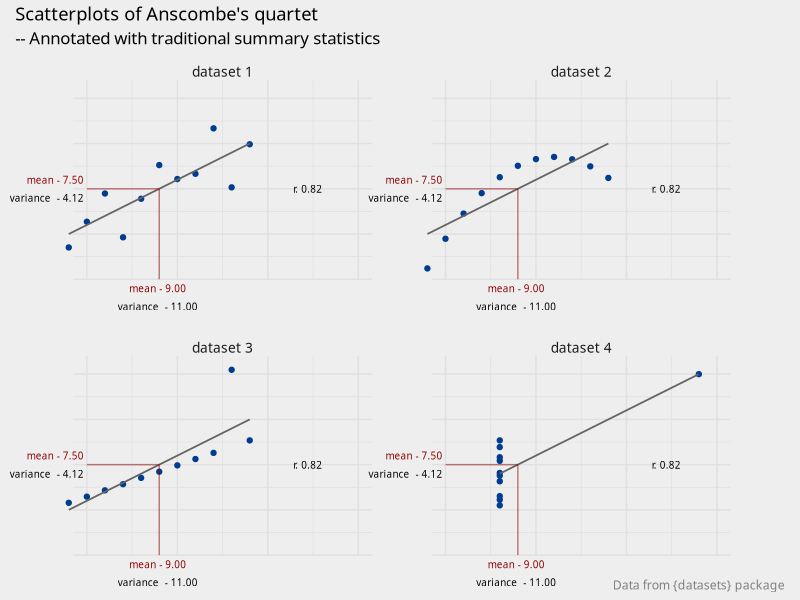

R code for this plot: (Note: this script raises an error after producing the figure.)
###############################################################################
# Figures for vis4sds 
# Chapter 1
# Author: Roger Beecham
###############################################################################

library(tidyverse) 
library(here) 
library(patchwork)

###############################################################################
# T H E M E S
###############################################################################

site_colours <- list(
  primary = "#003c8f",
  primary_selected = "#1565c0",
  secondary = "#8e0000",
  secondary_selected = "#c62828"
)

update_geom_defaults("label", list(family = "Avenir Next"))
update_geom_defaults("text", list(family = "Avenir Next"))

theme_v_gds <- function(base_size = 11, base_family = "Avenir Next") {
  return <- theme_minimal(base_size, base_family) +
    theme(plot.title = element_text(size = rel(1.2),
                                    family = "Avenir Next Demi Bold"),
          plot.subtitle = element_text(size = rel(1.1),
                                       family = "Avenir Next Medium"),
          plot.caption = element_text(size = rel(.8), color = "grey50",
                                      family = "Avenir Next",
                                      margin = margin(t = 10)),
          plot.tag = element_text(size = rel(.9), color = "grey50",
                                  family = "Avenir Next"),
          strip.text = element_text(size = rel(.9),
                                    family = "Avenir Next"),
          strip.text.x = element_text(margin = margin(t = 1, b = 1)),
          panel.border = element_blank(),
          plot.background = element_rect(fill="#eeeeee", colour = NA),
          axis.ticks = element_blank(),
          panel.grid = element_line(colour="#e0e0e0"),
          axis.title.x = element_text(margin = margin(t = 10)),
          axis.title.y = element_text(margin = margin(r = 10)),
          #legend.margin = margin(t = 0),
          legend.title = element_text(size = rel(0.8)),
          legend.position = "bottom")
  
  return
}
  

# Set ggplot2 theme
theme_set(theme_v_gds())

###############################################################################
# S E S S I O N  1
###############################################################################

plot <- anscombe |> 
  pivot_longer(cols=everything(), names_to="var", values_to="value") |> arrange(var) |>  
  add_column(var_type=c(rep("x",44),rep("y",44)), row_index=rep(1:44,2)) |> 
  mutate(dataset=paste("dataset",str_sub(var,2,2))) |> 
  select(-var) |> 
  pivot_wider(names_from=var_type, values_from=value) |> 
  ggplot(aes(x, y))+
  geom_point(colour=site_colours$primary, fill=site_colours$primary, pch=21) +
  stat_smooth(method=lm, se=FALSE, size=0.6, colour="#636363")+
  annotate("segment", x=9, xend=9, y=2.5, yend=7.5, colour=site_colours$secondary, alpha=.5, size=.5)+
  annotate("segment", x=5, xend=9, y=7.5, yend=7.5, colour=site_colours$secondary, alpha=.5, size=.5)+
  annotate("text", label="mean - 9.00 ",
           vjust="centre", hjust="centre", family="Avenir Next",size=2.5,
           x=9, y=2, colour=site_colours$secondary)+
  annotate("text", label="variance  - 11.00 ",
           vjust="centre", hjust="centre", family="Avenir Next",size=2.5,
           x=9, y=1)+
  annotate("text", label="r. 0.82",
           vjust="centre", hjust="right", family="Avenir Next",size=2.5,
           x=18, y=7.5)+
  annotate("text", label="mean - 7.50 ",
           vjust="centre", hjust="right", family="Avenir Next",size=2.5,
           x=5, y=8, colour=site_colours$secondary)+
  annotate("text", label="variance  - 4.12 ",
           vjust="centre", hjust="right", family="Avenir Next",size=2.5,
           x=5, y=7)+
  facet_wrap(~dataset, nrow=2)+
  coord_equal(xlim = c(5, 20), ylim=c(3,13), # This focuses the x-axis on the range of interest
              clip = 'off')+
  theme(axis.text = element_blank(),
        axis.title.x = element_blank(),
        axis.title.y = element_blank(),
        panel.spacing = unit(3, "lines"))


plot <- plot +
  plot_annotation(
    title="Scatterplots of Anscombe's quartet", 
    subtitle="-- Annotated with traditional summary statistics", 
    caption="Data from {datasets} package"
  )
ggsave(filename=here("figs", "01", "anscombe_plot.svg"), plot=plot,width=7, height=5.5)



plot <- anscombe |> 
  pivot_longer(cols=everything(), names_to="var", values_to="value") |> arrange(var) |>  
  add_column(var_type=c(rep("x",44),rep("y",44)), row_index=rep(1:44,2)) |> 
  mutate(
    dataset=paste("dataset",str_sub(var,2,2)),
    xpos=as.numeric(str_sub(var,2,2))
    ) |> 
  select(-var) |> 
  pivot_wider(names_from=var_type, values_from=value) |> 
  group_by(dataset) |> 
  mutate(
    mean_y=round(mean(y),1), mean_x=format(round(mean(x),1), nsmall=1), var_x=round(var(x),1), var_y=round(var(y),1),
    cor=round(cor(x,y),1),
    ypos=row_number(), x=format(round(x),1, nsmall=1), y=round(y,1),
    ) |> 
  ungroup() |> 
  ggplot(aes(1, ypos))+
  geom_point(colour=site_colours$primary, fill=site_colours$primary, pch=21, size=3) +
  
  geom_text(data=. |> filter(row_index %in% c(1,12,23,34)), aes(x=1-.5,y=12, label=paste0("x",xpos)), vjust=0, size=3) +
  geom_text(data=. |> filter(row_index %in% c(1,12,23,34)), aes(x=1+.5,y=12, label=paste0("y",xpos)), vjust=0, size=3) +
  
  geom_text(data=. |> filter(row_index %in% c(1,12,23,34)), aes(x=1-.5,y=-0.1, label=mean_x), vjust=0.5, size=3) +
  geom_text(data=. |> filter(row_index %in% c(1,12,23,34)), aes(x=1+.5,y=-0.1, label=mean_y), vjust=0.5, size=3) +
  geom_text(data=. |> filter(row_index %in% c(1,12,23,34)), aes(x=1-.5,y=-.8, label=var_x), vjust=0.5, size=3) +
  geom_text(data=. |> filter(row_index %in% c(1,12,23,34)), aes(x=1+.5,y=-.8, label=var_y), vjust=0.5, size=3) +
  geom_text(data=. |> filter(row_index %in% c(1,12,23,34)), aes(x=1,y=-1.5, label=cor), vjust=0.5, size=3) +
  
  
  geom_text(aes(x=1-.5,y=ypos, label=x), size=3) +
  geom_text(aes(x=1+.5,y=ypos, label=y), size=3) +
  geom_hline(yintercept=11.6, size=.35) +
  geom_hline(yintercept=.5, size=.2) +
  facet_wrap(~dataset, nrow=1) +
  scale_x_continuous(limits=c(0,2))+
  
  scale_y_continuous(limits=c(-1.8,12), labels=c("mean","variance","cor r."), breaks=c(-.1, -.8, -1.5))+
  theme(
    axis.text.x = element_blank(),
    axis.text.y = element_text(size=10),
    axis.title.y = element_blank(),
    axis.title.x = element_blank()
  )
  

plot <- plot +
  plot_annotation(
    title="Data from Anscombe's quartet", 
    subtitle="-- Each dot is an independent observation", 
    caption="Data from {datasets} package"
  ) 


ggsave(filename=here("figs", "01", "anscombe_data.svg"), plot=plot,width=7, height=5.5)

